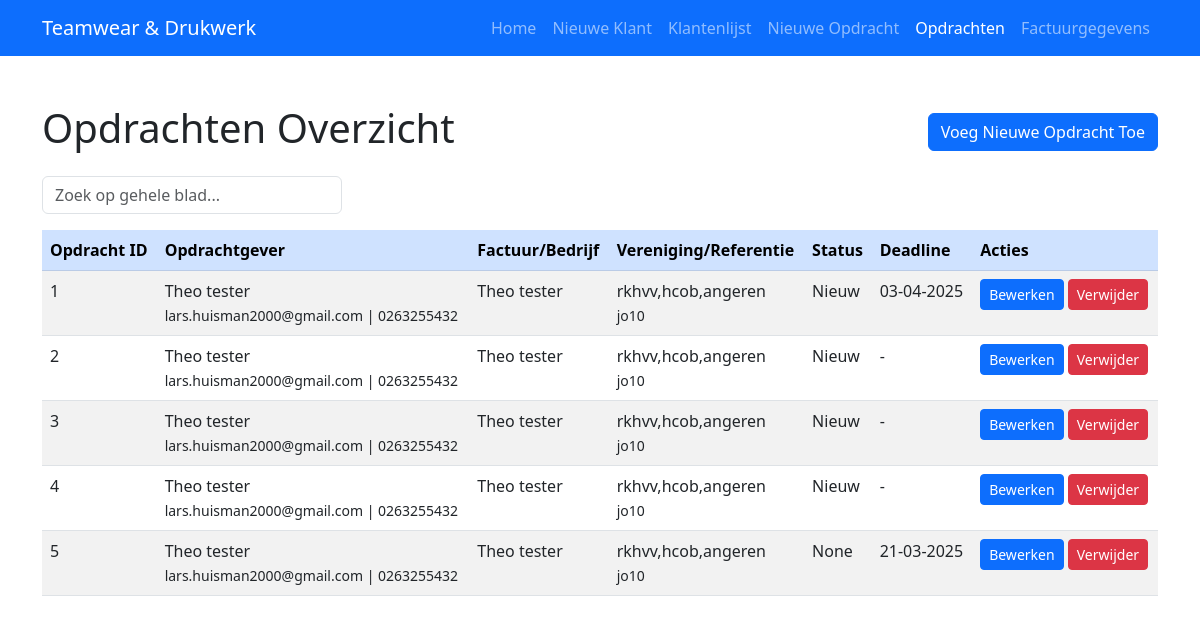
/assignments, run on an earlier commit of the app's database.
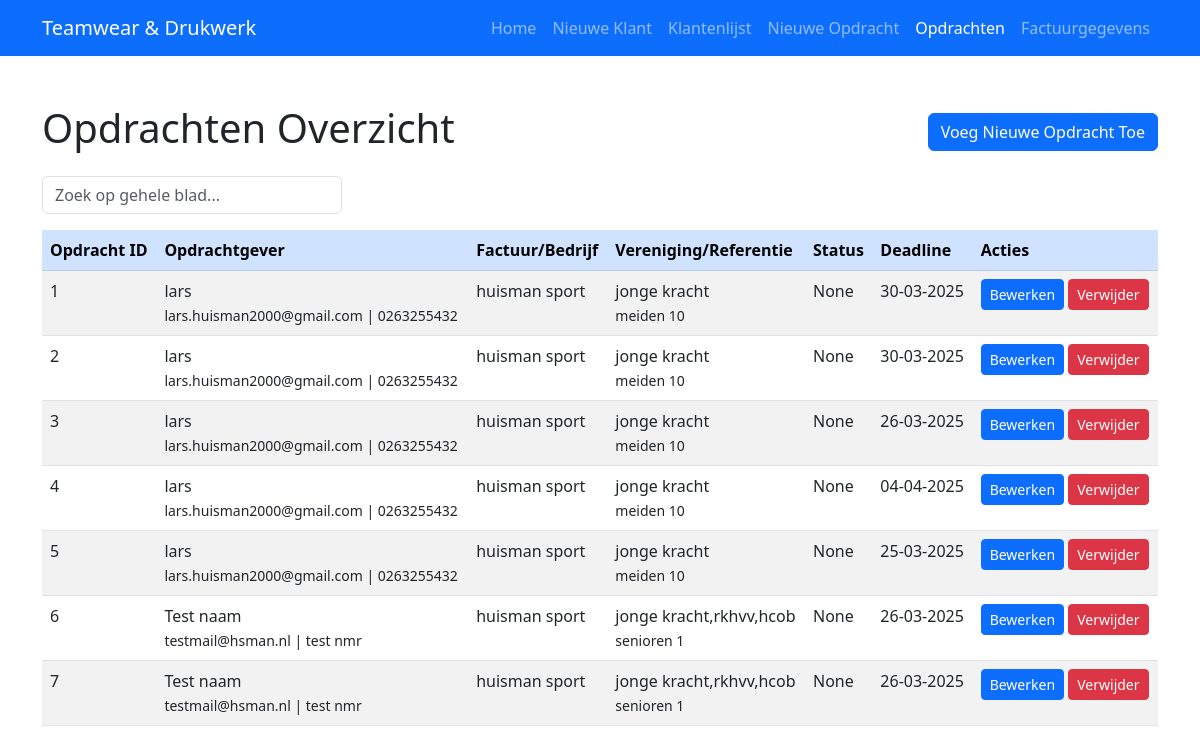
And on a later commit of the database.
### app.py (models this page shows, shortened)
class Assignment(db.Model):
    id = db.Column(db.Integer, primary_key=True)
    customer_id = db.Column(db.Integer, db.ForeignKey('customer.id'), nullable=False)
    title = db.Column(db.String(200), nullable=False)
    description = db.Column(db.Text, nullable=False)
    status = db.Column(db.String(50), default='Nieuw')
    status_opdracht = db.Column(db.String(255), nullable=True)
    deadline = db.Column(db.Date, nullable=True)
    opmerkingen = db.Column(db.Text, nullable=True)
    file = db.Column(db.String(200))
    items = db.relationship('AssignmentItem', backref='assignment', cascade="all, delete-orphan", lazy=True)

class Customer(db.Model):
    id = db.Column(db.Integer, primary_key=True)
    name = db.Column(db.String(100), nullable=False)
    email = db.Column(db.String(100), nullable=False)
    telefoon = db.Column(db.String(50))
    referentie = db.Column(db.String(100))
    billing_info_id = db.Column(db.Integer, db.ForeignKey('billing_info.id'), nullable=True)
    vereniging = db.Column(db.String(200), nullable=True)  # Comma-separated string
    assignments = db.relationship('Assignment', backref='customer', cascade="all, delete-orphan", lazy=True)
    billing_info = db.relationship('BillingInfo', foreign_keys=[billing_info_id], uselist=False)

class BillingInfo(db.Model):
    id = db.Column(db.Integer, primary_key=True)
    name = db.Column(db.String(100), nullable=False)
    address = db.Column(db.String(200))
    postcode = db.Column(db.String(20))
    housenumber = db.Column(db.String(20))
    phone = db.Column(db.String(50))
    companyname = db.Column(db.String(100))
    email = db.Column(db.String(100))

### app.py (the view)
@app.route('/assignments')
def list_assignments():
    status_filter = request.args.get('status')
    deadline_filter = request.args.get('deadline')
    query = Assignment.query
    if status_filter:
        query = query.filter_by(status=status_filter)
    if deadline_filter:
        try:
            deadline_dt = datetime.strptime(deadline_filter, '%Y-%m-%d').date()
            query = query.filter(Assignment.deadline == deadline_dt)
        except ValueError:
            pass
    assignments = query.all()
    return render_template('assignments.html', assignments=assignments)

### templates/assignments.html (shortened to what this page needs)
<!doctype html>
<html lang="nl">
  <head>
    <link href="https://cdn.jsdelivr.net/npm/bootstrap@5.3.0/dist/css/bootstrap.min.css" rel="stylesheet">
  </head>
  <body>
    <nav class="navbar navbar-expand-lg navbar-dark bg-primary">
      <div class="container">
        <a class="navbar-brand" href="{{ url_for('index') }}">Teamwear & Drukwerk</a>
        <div class="collapse navbar-collapse" id="navbarNav">
          <ul class="navbar-nav ms-auto">
            <li class="nav-item">
              <a class="nav-link {% if request.endpoint == 'index' %}active{% endif %}" href="{{ url_for('index') }}">Home</a>
            </li>
            <li class="nav-item">
              <a class="nav-link {% if request.endpoint == 'add_customer' %}active{% endif %}" href="{{ url_for('add_customer') }}">Nieuwe Klant</a>
            </li>
            <li class="nav-item">
              <a class="nav-link {% if request.endpoint == 'list_customers' %}active{% endif %}" href="{{ url_for('list_customers') }}">Klantenlijst</a>
            </li>
            <li class="nav-item">
              <a class="nav-link {% if request.endpoint == 'add_assignment' %}active{% endif %}" href="{{ url_for('add_assignment') }}">Nieuwe Opdracht</a>
            </li>
            <li class="nav-item">
              <a class="nav-link {% if request.endpoint == 'list_assignments' %}active{% endif %}" href="{{ url_for('list_assignments') }}">Opdrachten</a>
            </li>
            <li class="nav-item">
              <a class="nav-link {% if request.endpoint == 'list_billing_infos' %}active{% endif %}" href="{{ url_for('list_billing_infos') }}">Factuurgegevens</a>
            </li>
          </ul>
        </div>
      </div>
    </nav>
    <div class="container mt-5">
      <div class="d-flex justify-content-between align-items-center mb-3">
        <h1>Opdrachten Overzicht</h1>
        <a href="{{ url_for('add_assignment') }}" class="btn btn-primary">Voeg Nieuwe Opdracht Toe</a>
      </div>
      <div class="row mb-3">
        <div class="col-md-6">
          <input type="text" id="statusFilter" class="form-control" placeholder="Zoek op gehele blad...">
        </div>
      </div>
      <table class="table table-striped" id="assignmentsTable">
        <thead class="table-primary">
          <tr>
            <th>Opdracht ID</th>
            <th>Opdrachtgever</th>
            <th>Factuur/Bedrijf</th>
            <th>Vereniging/Referentie</th>
            <th>Status</th>
            <th>Deadline</th>
            <th>Acties</th>
          </tr>
        </thead>
        <tbody>
          {% for assignment in assignments %}
          <tr>
            <td>{{ assignment.id }}</td>
            <td>
              {% if assignment.customer %}
                {{ assignment.customer.name }}<br>
                <small>
                  {% if assignment.customer.email %}{{ assignment.customer.email }}{% endif %}
                  {% if assignment.customer.telefoon %} | {{ assignment.customer.telefoon }}{% endif %}
                </small>
              {% else %}
                Geen klant gekoppeld
              {% endif %}
            </td>
            <td>
              {% if assignment.customer and assignment.customer.billing_info %}
                {{ assignment.customer.billing_info.companyname }}
              {% else %}
                -
              {% endif %}
            </td>
            <td>
              {% if assignment.customer %}
                {% if assignment.customer.vereniging or assignment.customer.referentie %}
                  {% if assignment.customer.vereniging %}
                    {{ assignment.customer.vereniging|lower }}
                  {% endif %}
                  {% if assignment.customer.referentie %}
                    <br>
                    <small>{{ assignment.customer.referentie|lower }}</small>
                  {% endif %}
                {% else %}
                  -
                {% endif %}
              {% else %}
                Geen klant gekoppeld
              {% endif %}
            </td>
            <td>{{ assignment.status }}</td>
            <td>
              {% if assignment.deadline %}
                {{ assignment.deadline.strftime('%d-%m-%Y') }}
              {% else %}
                -
              {% endif %}
            </td>
            <td>
              <a href="{{ url_for('edit_assignment', id=assignment.id) }}" class="btn btn-sm btn-primary">Bewerken</a>
              <form action="{{ url_for('delete_assignment', id=assignment.id) }}"
                    method="post" style="display:inline;" onsubmit="return confirmDeletion();">
                <button type="submit" class="btn btn-sm btn-danger">Verwijder</button>
              </form>
            </td>
          </tr>
          {% endfor %}
        </tbody>
      </table>
    </div>
  </body>
</html>

### templates/assignments.html (style rules this page uses)
#statusFilter { max-width: 300px; }

What changed in the data, as far as the page shows it:
changed Assignment id 1: customer.name "Theo tester" → "lars"; customer.billing_info.companyname "Theo tester" → "huisman sport"; customer.vereniging "rkhvv,hcob,angeren" → "jonge kracht"; customer.referentie "jo10" → "meiden 10"; status "Nieuw" → "None"; deadline "03-04-2025" → "30-03-2025"
changed Assignment id 2: customer.name "Theo tester" → "lars"; customer.billing_info.companyname "Theo tester" → "huisman sport"; customer.vereniging "rkhvv,hcob,angeren" → "jonge kracht"; customer.referentie "jo10" → "meiden 10"; status "Nieuw" → "None"; deadline (not shown) → "30-03-2025"; no longer shows "-"
changed Assignment id 3: customer.name "Theo tester" → "lars"; customer.billing_info.companyname "Theo tester" → "huisman sport"; customer.vereniging "rkhvv,hcob,angeren" → "jonge kracht"; customer.referentie "jo10" → "meiden 10"; status "Nieuw" → "None"; deadline (not shown) → "26-03-2025"; no longer shows "-"
changed Assignment id 4: customer.name "Theo tester" → "lars"; customer.billing_info.companyname "Theo tester" → "huisman sport"; customer.vereniging "rkhvv,hcob,angeren" → "jonge kracht"; customer.referentie "jo10" → "meiden 10"; status "Nieuw" → "None"; deadline (not shown) → "04-04-2025"; no longer shows "-"
changed Assignment id 5: customer.name "Theo tester" → "lars"; customer.billing_info.companyname "Theo tester" → "huisman sport"; customer.vereniging "rkhvv,hcob,angeren" → "jonge kracht"; customer.referentie "jo10" → "meiden 10"; deadline "21-03-2025" → "25-03-2025"
added Assignment: id "6", customer.name "Test naam", customer.email "testmail@hsman.nl", customer.telefoon "test nmr", customer.billing_info.companyname "huisman sport", customer.vereniging "jonge kracht,rkhvv,hcob", customer.referentie "senioren 1", status "None", deadline "26-03-2025"
added Assignment: id "7", customer.name "Test naam", customer.email "testmail@hsman.nl", customer.telefoon "test nmr", customer.billing_info.companyname "huisman sport", customer.vereniging "jonge kracht,rkhvv,hcob", customer.referentie "senioren 1", status "None", deadline "26-03-2025"
